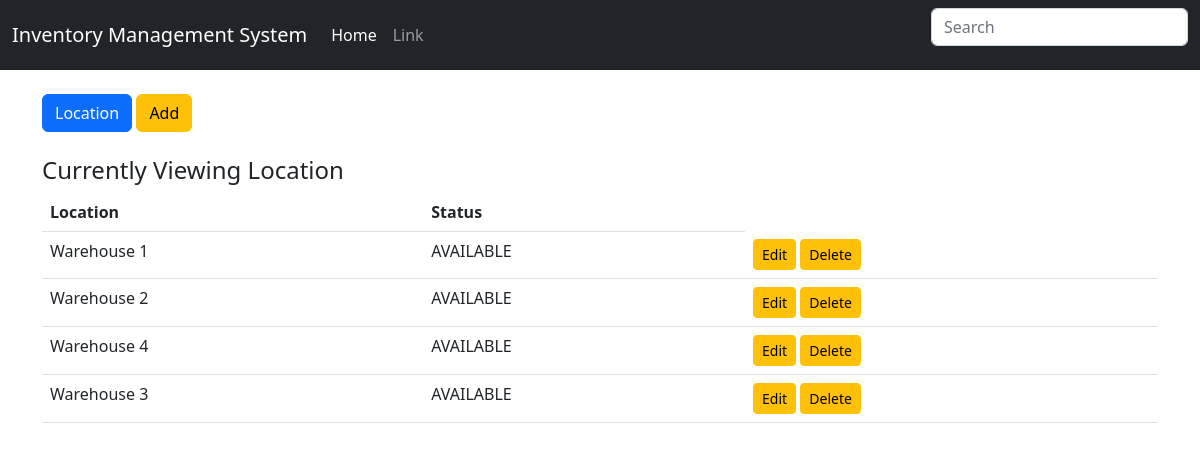
Page /display_location/ on the committed database.
### my_app/models.py (models this page shows)
class Location(models.Model):
    location_id = models.CharField(max_length=50, primary_key=True)
    choices = (
        ('AVAILABLE','Place Available'),
        ('NOT AVAILABLE','Filled')
    )
    status = models.CharField(max_length=50,choices=choices,default="AVAILABLE")

### my_app/views.py (the view)
# urls.py: path('display_location/',views.display_location,name="display_location"),
def display_location(request):
    items = Location.objects.all()
    context = {
           'items' :items,
           'header' : 'Location',
    }
    return render(request, 'location.html',context)

### my_app/templates/location.html
{% extends 'base.html' %}
{% block body %}
<div class="button-group">
    <a href="{% url 'display_location' %}" class="btn btn-primary btn-md" role="button">Location</a>
    <a href="{% url 'add_location' %}" class="btn btn-warning btn-md" role="button">Add</a>
</div>
<br>
<h4>Currently Viewing {{ header }}</h4>
<table class="table table-hover">
<thead>
    <tr>
        <th>Location</th>
        <th>Status</th>
    </tr>
</thead>
<tbody>
    {% for item in items %}
<tr>
    <td>{{ item.pk }}</td>
    <td>{{ item.status }}</td>
    <td>
        <a href="{% url 'edit_location' item.pk %}" class="btn btn-warning btn-sm" role="button">Edit</a>
        <a href="{% url 'delete_location' item.pk %}" class="btn btn-warning btn-sm" role="button">Delete</a>
    </td>
</tr>
    {% endfor %}
</tbody>
</table>
{% endblock %}

### rows in the picture
Location: pk "Warehouse 1", status "AVAILABLE"
Location: pk "Warehouse 2", status "AVAILABLE"
Location: pk "Warehouse 4", status "AVAILABLE"
Location: pk "Warehouse 3", status "AVAILABLE"

### other values in the picture
{{ header }} "Location"
